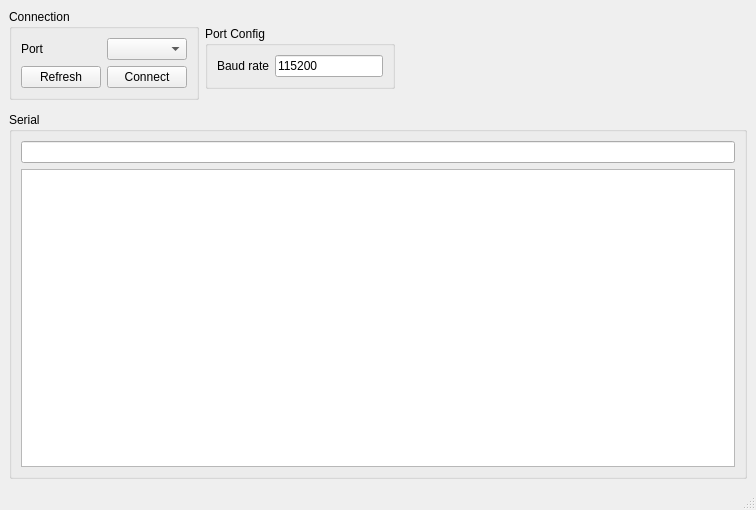
<?xml version="1.0" encoding="UTF-8"?>
<ui version="4.0">
 <class>MainWindow</class>
 <widget class="QMainWindow" name="MainWindow">
  <property name="geometry">
   <rect>
    <x>0</x>
    <y>0</y>
    <width>756</width>
    <height>510</height>
   </rect>
  </property>
  <property name="sizePolicy">
   <sizepolicy hsizetype="Expanding" vsizetype="Expanding">
    <horstretch>0</horstretch>
    <verstretch>0</verstretch>
   </sizepolicy>
  </property>
  <property name="windowTitle">
   <string>MainWindow</string>
  </property>
  <widget class="QWidget" name="centralwidget">
   <property name="sizePolicy">
    <sizepolicy hsizetype="Expanding" vsizetype="Expanding">
     <horstretch>0</horstretch>
     <verstretch>0</verstretch>
    </sizepolicy>
   </property>
   <layout class="QGridLayout" name="gridLayout">
    <item row="2" column="0" colspan="4">
     <widget class="QGroupBox" name="groupBox_2">
      <property name="sizePolicy">
       <sizepolicy hsizetype="Expanding" vsizetype="Expanding">
        <horstretch>0</horstretch>
        <verstretch>0</verstretch>
       </sizepolicy>
      </property>
      <property name="title">
       <string>Serial</string>
      </property>
      <layout class="QGridLayout" name="gridLayout_3">
       <item row="2" column="1">
        <widget class="QPlainTextEdit" name="received_text">
         <property name="readOnly">
          <bool>true</bool>
         </property>
        </widget>
       </item>
       <item row="1" column="1">
        <widget class="QLineEdit" name="input_text"/>
       </item>
      </layout>
     </widget>
    </item>
    <item row="0" column="0">
     <widget class="QGroupBox" name="groupBox">
      <property name="sizePolicy">
       <sizepolicy hsizetype="Maximum" vsizetype="Maximum">
        <horstretch>0</horstretch>
        <verstretch>0</verstretch>
       </sizepolicy>
      </property>
      <property name="title">
       <string>Connection</string>
      </property>
      <layout class="QFormLayout" name="formLayout">
       <item row="0" column="0">
        <widget class="QLabel" name="label">
         <property name="sizePolicy">
          <sizepolicy hsizetype="Minimum" vsizetype="Minimum">
           <horstretch>0</horstretch>
           <verstretch>0</verstretch>
          </sizepolicy>
         </property>
         <property name="text">
          <string>Port</string>
         </property>
        </widget>
       </item>
       <item row="0" column="1">
        <widget class="QComboBox" name="port_list">
         <property name="sizePolicy">
          <sizepolicy hsizetype="Preferred" vsizetype="Fixed">
           <horstretch>0</horstretch>
           <verstretch>0</verstretch>
          </sizepolicy>
         </property>
        </widget>
       </item>
       <item row="1" column="0">
        <widget class="QPushButton" name="refresh_bt">
         <property name="text">
          <string>Refresh</string>
         </property>
        </widget>
       </item>
       <item row="1" column="1">
        <widget class="QPushButton" name="connect_bt">
         <property name="text">
          <string>Connect</string>
         </property>
        </widget>
       </item>
      </layout>
     </widget>
    </item>
    <item row="0" column="3">
     <spacer name="horizontalSpacer">
      <property name="orientation">
       <enum>Qt::Horizontal</enum>
      </property>
      <property name="sizeHint" stdset="0">
       <size>
        <width>40</width>
        <height>20</height>
       </size>
      </property>
     </spacer>
    </item>
    <item row="0" column="1" rowspan="2">
     <widget class="QGroupBox" name="groupBox_3">
      <property name="sizePolicy">
       <sizepolicy hsizetype="Maximum" vsizetype="Maximum">
        <horstretch>0</horstretch>
        <verstretch>0</verstretch>
       </sizepolicy>
      </property>
      <property name="title">
       <string>Port Config</string>
      </property>
      <layout class="QFormLayout" name="formLayout_2">
       <item row="0" column="0">
        <widget class="QLabel" name="label_2">
         <property name="text">
          <string>Baud rate</string>
         </property>
        </widget>
       </item>
       <item row="0" column="1">
        <widget class="QLineEdit" name="baud_rate">
         <property name="text">
          <string>115200</string>
         </property>
        </widget>
       </item>
      </layout>
     </widget>
    </item>
   </layout>
  </widget>
  <widget class="QMenuBar" name="menubar">
   <property name="geometry">
    <rect>
     <x>0</x>
     <y>0</y>
     <width>756</width>
     <height>22</height>
    </rect>
   </property>
  </widget>
  <widget class="QStatusBar" name="statusbar"/>
 </widget>
 <resources/>
 <connections>
  <connection>
   <sender>port_list</sender>
   <signal>currentIndexChanged(int)</signal>
   <receiver>MainWindow</receiver>
   <slot>port_selected()</slot>
   <hints>
    <hint type="sourcelabel">
     <x>133</x>
     <y>65</y>
    </hint>
    <hint type="destinationlabel">
     <x>200</x>
     <y>26</y>
    </hint>
   </hints>
  </connection>
  <connection>
   <sender>refresh_bt</sender>
   <signal>clicked()</signal>
   <receiver>MainWindow</receiver>
   <slot>refresh_port_list()</slot>
   <hints>
    <hint type="sourcelabel">
     <x>53</x>
     <y>99</y>
    </hint>
    <hint type="destinationlabel">
     <x>102</x>
     <y>28</y>
    </hint>
   </hints>
  </connection>
  <connection>
   <sender>connect_bt</sender>
   <signal>clicked()</signal>
   <receiver>MainWindow</receiver>
   <slot>connect_to_port()</slot>
   <hints>
    <hint type="sourcelabel">
     <x>163</x>
     <y>98</y>
    </hint>
    <hint type="destinationlabel">
     <x>291</x>
     <y>36</y>
    </hint>
   </hints>
  </connection>
  <connection>
   <sender>baud_rate</sender>
   <signal>textChanged(QString)</signal>
   <receiver>MainWindow</receiver>
   <slot>set_baud_rate()</slot>
   <hints>
    <hint type="sourcelabel">
     <x>288</x>
     <y>85</y>
    </hint>
    <hint type="destinationlabel">
     <x>440</x>
     <y>31</y>
    </hint>
   </hints>
  </connection>
 </connections>
 <slots>
  <slot>port_selected()</slot>
  <slot>refresh_port_list()</slot>
  <slot>connect_to_port()</slot>
  <slot>set_baud_rate()</slot>
 </slots>
</ui>
